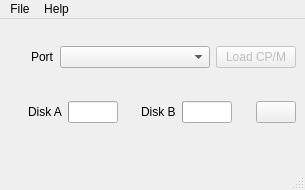
<?xml version="1.0" encoding="UTF-8"?>
<ui version="4.0">
 <class>MainWindow</class>
 <widget class="QMainWindow" name="MainWindow">
  <property name="geometry">
   <rect>
    <x>0</x>
    <y>0</y>
    <width>305</width>
    <height>190</height>
   </rect>
  </property>
  <property name="sizePolicy">
   <sizepolicy hsizetype="Fixed" vsizetype="Fixed">
    <horstretch>0</horstretch>
    <verstretch>0</verstretch>
   </sizepolicy>
  </property>
  <property name="minimumSize">
   <size>
    <width>305</width>
    <height>190</height>
   </size>
  </property>
  <property name="maximumSize">
   <size>
    <width>305</width>
    <height>190</height>
   </size>
  </property>
  <property name="windowTitle">
   <string>MainWindow</string>
  </property>
  <widget class="QWidget" name="centralwidget">
   <property name="sizePolicy">
    <sizepolicy hsizetype="Fixed" vsizetype="Fixed">
     <horstretch>0</horstretch>
     <verstretch>0</verstretch>
    </sizepolicy>
   </property>
   <widget class="QWidget" name="verticalLayoutWidget">
    <property name="geometry">
     <rect>
      <x>10</x>
      <y>0</y>
      <width>286</width>
      <height>131</height>
     </rect>
    </property>
    <layout class="QVBoxLayout" name="verticalLayout">
     <item>
      <layout class="QHBoxLayout" name="horizontalLayout">
       <item>
        <spacer name="horizontalSpacer_2">
         <property name="orientation">
          <enum>Qt::Horizontal</enum>
         </property>
         <property name="sizeHint" stdset="0">
          <size>
           <width>40</width>
           <height>20</height>
          </size>
         </property>
        </spacer>
       </item>
       <item>
        <widget class="QLabel" name="label_3">
         <property name="text">
          <string>Port</string>
         </property>
        </widget>
       </item>
       <item>
        <widget class="QComboBox" name="portSelector">
         <property name="minimumSize">
          <size>
           <width>150</width>
           <height>0</height>
          </size>
         </property>
        </widget>
       </item>
       <item>
        <widget class="QPushButton" name="pButtonLoad">
         <property name="enabled">
          <bool>false</bool>
         </property>
         <property name="text">
          <string>Load CP/M</string>
         </property>
        </widget>
       </item>
      </layout>
     </item>
     <item>
      <layout class="QHBoxLayout" name="horizontalLayout_2">
       <item>
        <spacer name="horizontalSpacer">
         <property name="orientation">
          <enum>Qt::Horizontal</enum>
         </property>
         <property name="sizeHint" stdset="0">
          <size>
           <width>40</width>
           <height>20</height>
          </size>
         </property>
        </spacer>
       </item>
       <item>
        <widget class="QLabel" name="label">
         <property name="text">
          <string>Disk A</string>
         </property>
        </widget>
       </item>
       <item>
        <widget class="QProgressBar" name="progressBarA">
         <property name="sizePolicy">
          <sizepolicy hsizetype="Fixed" vsizetype="Fixed">
           <horstretch>0</horstretch>
           <verstretch>0</verstretch>
          </sizepolicy>
         </property>
         <property name="maximumSize">
          <size>
           <width>50</width>
           <height>16777215</height>
          </size>
         </property>
         <property name="maximum">
          <number>3</number>
         </property>
         <property name="value">
          <number>0</number>
         </property>
         <property name="textVisible">
          <bool>false</bool>
         </property>
        </widget>
       </item>
       <item>
        <spacer name="horizontalSpacer_4">
         <property name="orientation">
          <enum>Qt::Horizontal</enum>
         </property>
         <property name="sizeHint" stdset="0">
          <size>
           <width>40</width>
           <height>20</height>
          </size>
         </property>
        </spacer>
       </item>
       <item>
        <widget class="QLabel" name="label_2">
         <property name="text">
          <string>Disk B</string>
         </property>
        </widget>
       </item>
       <item>
        <widget class="QProgressBar" name="progressBarB">
         <property name="sizePolicy">
          <sizepolicy hsizetype="Fixed" vsizetype="Fixed">
           <horstretch>0</horstretch>
           <verstretch>0</verstretch>
          </sizepolicy>
         </property>
         <property name="maximumSize">
          <size>
           <width>50</width>
           <height>16777215</height>
          </size>
         </property>
         <property name="maximum">
          <number>3</number>
         </property>
         <property name="value">
          <number>0</number>
         </property>
         <property name="textVisible">
          <bool>false</bool>
         </property>
        </widget>
       </item>
       <item>
        <spacer name="horizontalSpacer_3">
         <property name="orientation">
          <enum>Qt::Horizontal</enum>
         </property>
         <property name="sizeHint" stdset="0">
          <size>
           <width>40</width>
           <height>20</height>
          </size>
         </property>
        </spacer>
       </item>
       <item>
        <widget class="QPushButton" name="pButtonReload">
         <property name="toolTip">
          <string>Reload filesystem</string>
         </property>
         <property name="text">
          <string/>
         </property>
         <property name="icon">
          <iconset resource="resources.qrc">
           <normaloff>:/resources/refresh.PNG</normaloff>:/resources/refresh.PNG</iconset>
         </property>
        </widget>
       </item>
      </layout>
     </item>
    </layout>
   </widget>
  </widget>
  <widget class="QMenuBar" name="menubar">
   <property name="geometry">
    <rect>
     <x>0</x>
     <y>0</y>
     <width>305</width>
     <height>21</height>
    </rect>
   </property>
   <widget class="QMenu" name="menuFile">
    <property name="title">
     <string>File</string>
    </property>
    <addaction name="separator"/>
    <addaction name="actionSet_Kernel_File"/>
    <addaction name="actionExit"/>
   </widget>
   <widget class="QMenu" name="menuHelp">
    <property name="title">
     <string>Help</string>
    </property>
    <addaction name="actionAbout"/>
   </widget>
   <addaction name="menuFile"/>
   <addaction name="menuHelp"/>
  </widget>
  <widget class="QStatusBar" name="statusbar"/>
  <action name="actionAbout">
   <property name="text">
    <string>About</string>
   </property>
  </action>
  <action name="actionSet_Kernel_File">
   <property name="text">
    <string>Set Kernel File</string>
   </property>
  </action>
  <action name="actionExit">
   <property name="text">
    <string>Exit</string>
   </property>
  </action>
 </widget>
 <resources>
  <include location="resources.qrc"/>
 </resources>
 <connections>
  <connection>
   <sender>actionExit</sender>
   <signal>triggered()</signal>
   <receiver>MainWindow</receiver>
   <slot>close()</slot>
   <hints>
    <hint type="sourcelabel">
     <x>-1</x>
     <y>-1</y>
    </hint>
    <hint type="destinationlabel">
     <x>144</x>
     <y>94</y>
    </hint>
   </hints>
  </connection>
 </connections>
</ui>
